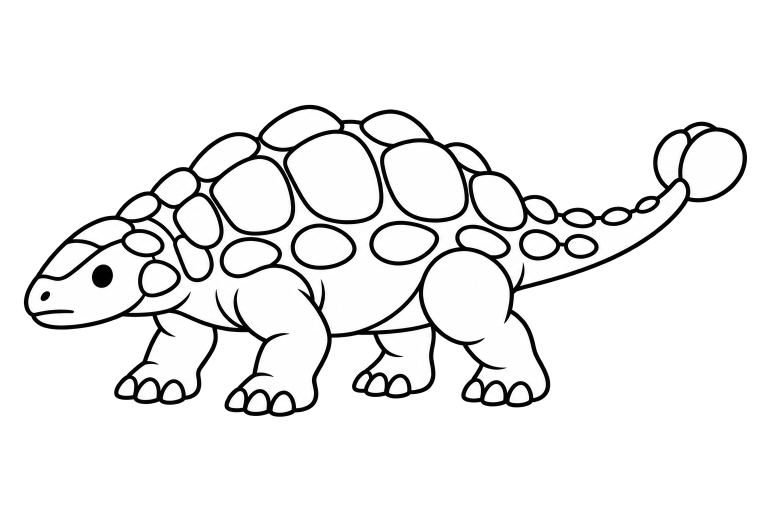
#> input picture art/generated/coloring-stencils/ankylosaurus.png, 1536 x 1024 px, given in place of book-background-jungle.png, which was not available (shown at 1/2 size)
$ python book_backgrounds.py
#> lines starting #> are read from the running program, lines starting #| are printed output that depends on the picture
"""Keep watercolor scene layers separate from the centered picture-book cutouts."""
from pathlib import Path
from PIL import Image

ROOT=Path(__file__).resolve().parents[1]
OUT=ROOT/'assets/jungle-book/backgrounds'

def main():
    OUT.mkdir(parents=True,exist_ok=True)
    sources={name:ROOT/f'art/generated/book-background-{name}.png' for name in ['jungle','garden','farm','food','family','body']}
    sources.update({name:ROOT/f'assets/jungle-book/previews/{name}.png' for name in ['kitchen','bathroom','bedroom','living-room']})
    sources['nature']=ROOT/'assets/jungle-book/items/tree.png'
    for name,path in sources.items():
        with Image.open(path) as picture:
#> picture is the input picture: PIL image 1536x1024 RGBA; mean R, G, B, A 75, 74.8, 74.8, 77.9
            picture.convert('RGBA').resize((420,420),Image.Resampling.LANCZOS).save(OUT/(name+'.png'),optimize=True)
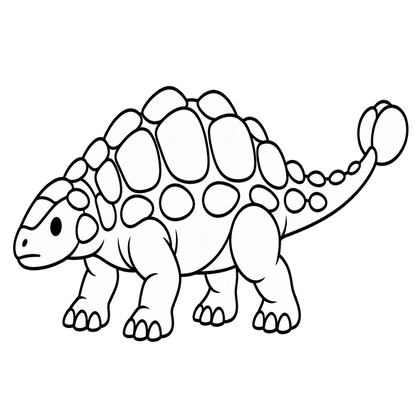
#> saved as jungle.png: PIL image 420x420 RGBA; mean R, G, B, A 61, 60.9, 61, 77.9; transparent parts drawn white
#> pass 2 of the loop in main, `for name,path in sources.items():`:
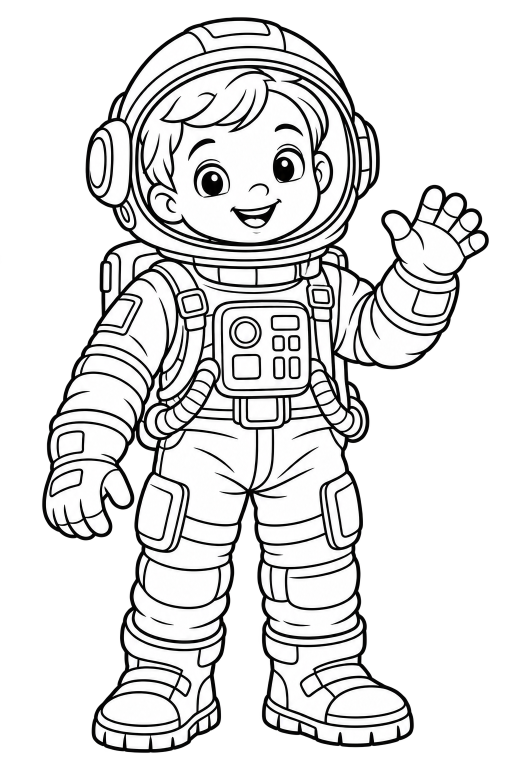
#> input picture art/generated/coloring-stencils/astronaut.png, 1024 x 1536 px, given in place of book-background-garden.png, which was not available (shown at 1/2 size)
#> in main, picture is the input picture: PIL image 1024x1536 RGBA; mean R, G, B, A 111.6, 111.6, 111.5, 124.2
#> in main, `picture.convert('RGBA').resize((420,420),Image.Resampling.LANCZOS).sav..`:
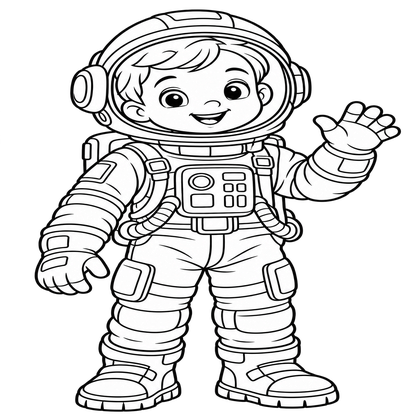
#> saved as garden.png: PIL image 420x420 RGBA; mean R, G, B, A 93.3, 93.3, 93.4, 124.3; transparent parts drawn white
    print(f'Prepared {len(sources)} separate watercolor backgrounds.')

#> (the run stopped early here; a loop or call above may not have finished)
